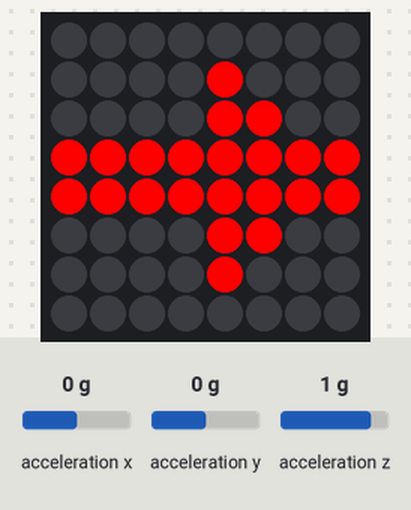
The program below on a simulated Raspberry Pi (BCM pin numbers) with a Sense HAT. Shown: the Sense HAT's 8×8 RGB LED matrix. Inputs (shaded band) come from the test bench; at power-on: acceleration x 0 g, acceleration y 0 g, acceleration z 1 g.

Above: at 1.2 s.
1.3 s: acceleration x set to -1.4 g
At 2.3 s:
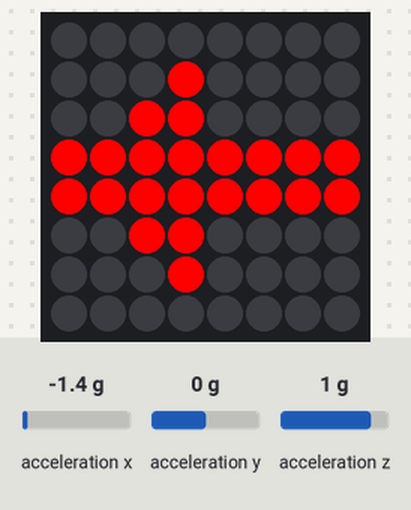
Timing chart, 0 to 4.3 s (numbered marks = the images above; inputs shaded):
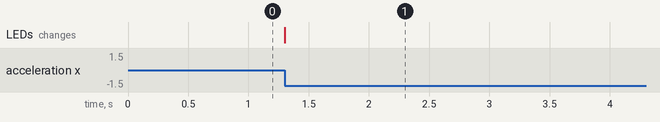

Measured:
- after the input at 1.3 s, the LEDs: change at once (image 1)

The program:

motion.py
```python
from sense_hat import SenseHat

sense = SenseHat()

r = [255,0,0]
o = [255,127,0]
y = [255,255,0]
g = [0,255,0]
b = [0,0,255]
i = [75,0,130]
v = [159,0,255]
e = [0,0,0]


right_image = [
e,e,e,e,e,e,e,e,
e,e,e,e,r,e,e,e,
e,e,e,e,r,r,e,e,
r,r,r,r,r,r,r,r,
r,r,r,r,r,r,r,r,
e,e,e,e,r,r,e,e,
e,e,e,e,r,e,e,e,
e,e,e,e,e,e,e,e
]

left_image = [
e,e,e,e,e,e,e,e,
e,e,e,r,e,e,e,e,
e,e,r,r,e,e,e,e,
r,r,r,r,r,r,r,r,
r,r,r,r,r,r,r,r,
e,e,r,r,e,e,e,e,
e,e,e,r,e,e,e,e,
e,e,e,e,e,e,e,e
]

while True:
	acceleration = sense.get_accelerometer_raw()
	x = acceleration['x']

	if (x < 0):
		sense.set_pixels(left_image)
		# sense.show_letter("L",[0,2,200])
	else:
		sense.set_pixels(right_image)
		# sense.show_letter("R",[255,2,0])


# up_image = [
# e,e,e,r,r,e,e,e,
# e,e,r,r,r,r,e,e,
# e,r,r,r,r,r,r,e,
# r,r,r,r,r,r,r,r,
# e,e,e,r,r,e,e,e,
# e,e,e,r,r,e,e,e,
# e,e,e,r,r,e,e,e,
# e,e,e,r,r,e,e,e
# ]

# down_image = [
# e,e,e,r,r,e,e,e,
# e,e,e,r,r,e,e,e,
# e,e,e,r,r,e,e,e,
# e,e,e,r,r,e,e,e,
# r,r,r,r,r,r,r,r,
# e,r,r,r,r,r,r,e,
# e,e,r,r,r,r,e,e,
# e,e,e,r,r,e,e,e
# ]
```
